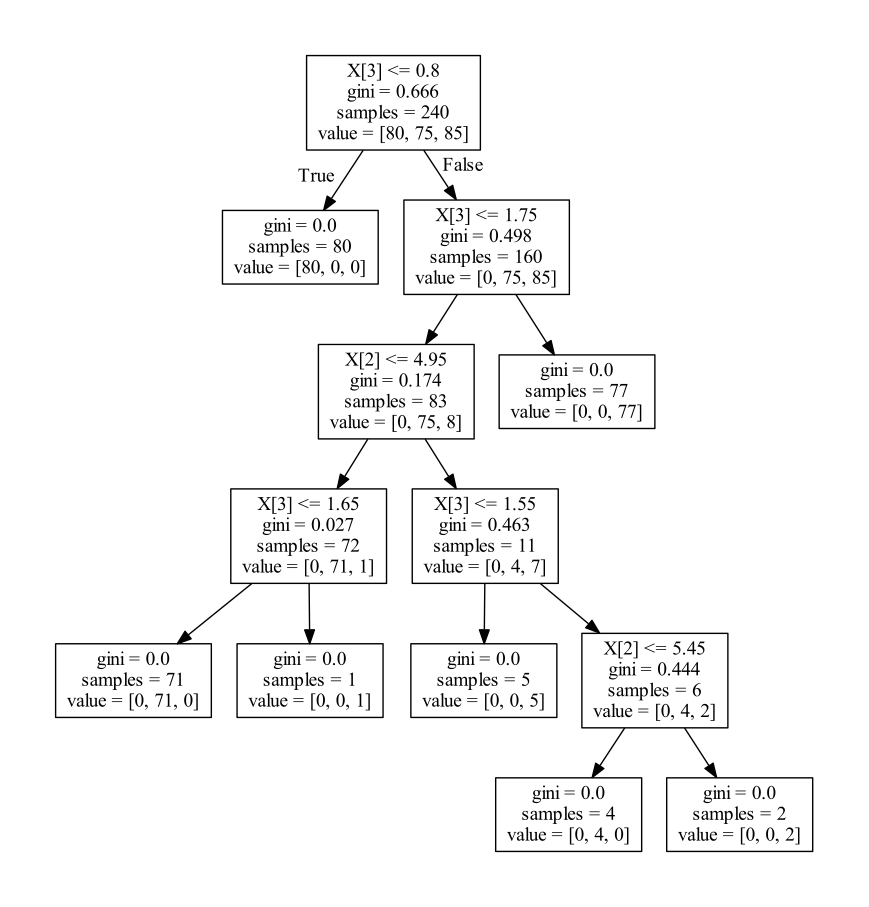

This chart was generated by the following Python code:
# from sklearn.datasets import load_iris
from sklearn.model_selection import train_test_split,cross_val_score
from sklearn.tree import DecisionTreeClassifier
from sklearn.tree import export_graphviz
# from sklearn.metrics import precision_score,  recall_score, f1_score
# import matplotlib.pyplot as plt  
import graphviz

def tree(x,y):
    x_train,x_test,y_train,y_test=train_test_split(x,y,test_size=0.2)
    etree_clf = DecisionTreeClassifier(criterion='entropy')
    gtree_clf = DecisionTreeClassifier(criterion='gini')
    etree_clf.fit(x_train, y_train)
    gtree_clf.fit(x_train, y_train)
    # export_graphviz( 
    #         gtree_clf,
    #         out_file="C:/Users/80686/Desktop/iris_tree.dot",
    #         feature_names=iris.feature_names,
    #         class_names=iris.target_names,
    #         rounded=True,
    #         filled=True
    #     )
    
    # gscores = cross_val_score(gtree_clf, x_test, y_test, cv=5) 
    # escores = cross_val_score(etree_clf, x_test, y_test, cv=5) 
    # print('gnin:',gscores) 
    # print('entropy',escores) 
    
    # gy_test_pred = gtree_clf.predict(x_test)
    # gtest_precision = precision_score(y_test, gy_test_pred,average='micro')
    # gtest_recall = recall_score(y_test, gy_test_pred,average='micro')
    # gtest_f1 = f1_score(y_test, gy_test_pred,average='micro')
    
    # ey_test_pred = etree_clf.predict(x_test)
    # etest_precision = precision_score(y_test,ey_test_pred,average='micro')
    # etest_recall = recall_score(y_test, ey_test_pred,average='micro')
    # etest_f1 = f1_score(y_test, ey_test_pred,average='micro')
    # l1=['ginitp','entropytp','entropyre','ginire','ginif1','entropyf1']
    # l2=[]
    # l2.append(gtest_precision)
    # l2.append(etest_precision)
    # l2.append(gtest_recall)
    # l2.append(etest_recall)
    # l2.append(gtest_f1)
    # l2.append(etest_f1)
    # print(l2)
    # plt.bar(range(len(l1)), l2,tick_label=l1)  
    dot_data = export_graphviz(gtree_clf,out_file=None)
    graph = graphviz.Source(dot_data)
    graph.render("tree")  #tree是我想要命名的pdf名称
